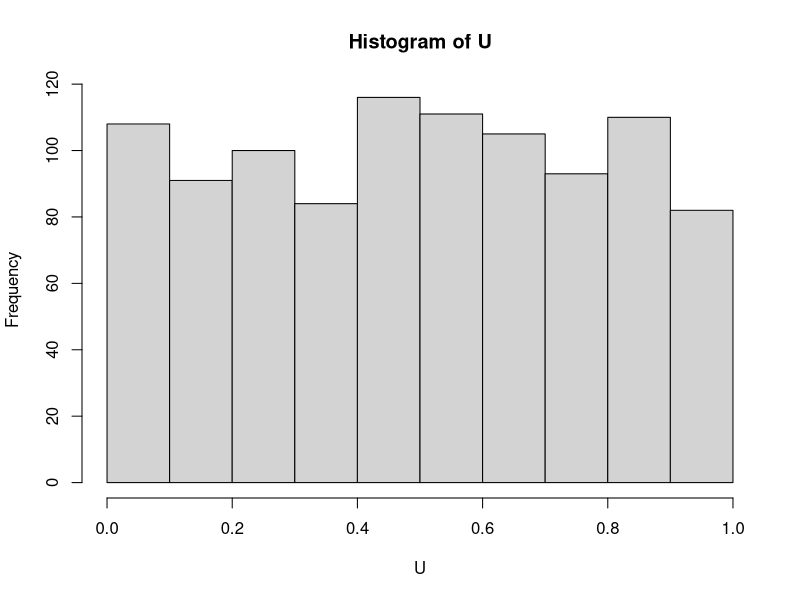
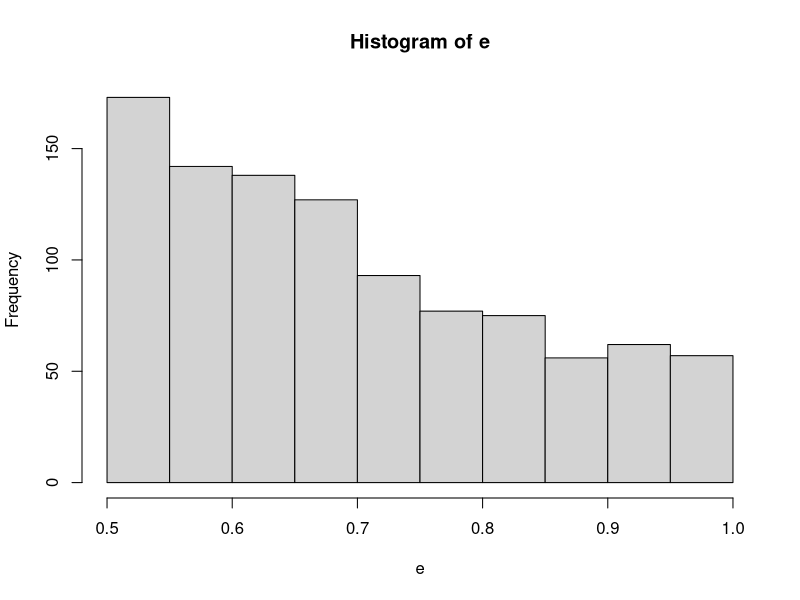

Source code (R) for these figures, in order: (Note: this script raises an error after producing the figures.)
# 1.	Generate 20 pseudorandom numbers using 
# xn =172 xn−1 (mod 30 307), with initial 
# seed x0 =17 218. 
X0 = 17218
x= numeric(20)
x[1] = (172*X0) %% 30307
for(i in 2:20){
  x[i] = (172*x[i-1])%% 30307
}
x
# 2.	Generate 20 pseudorandom numbers using 
# the multiplicative congruential generator 
# with b =	171 and m =32 767 with an initial 
# seed of 2019.  
X0 = 2019
x=numeric(20)
x[1] = (171*X0)%%32767
for(i in 2:20){
  x[i] = (171*x[i-1])%%32767
}
x
# 3.	Use the runif()function (with set.seed(32078))
#   to generate10 pseudorandom numbers from (a) 
# the uniform (0, 1) distribution (b) the uniform 
# (3, 7) distribution (c) the uniform (−2, 2) 
# distribution.
#a. 
set.seed(32078)
runif(10, 0, 1)
#b. 
set.seed(32078)
runif(10, -2, 2)
#c. 
set.seed(32078)
runif(10, 3, 7)
# 4.	Generate 1000 uniform pseudorandom variates
# using the runif() function, assigning them 
# to a vector called U. Use set.seed(19908).
# (a)  Compute the average, variance, and standard 
# deviation of the numbers in U.
set.seed(19908)
U = runif(1000)
mean(U)
var(U)
sd(U)
# (b) Compare your results with the true mean, 
# variance, and standard deviation.
median(U)
# (c)  Compute the proportion of the values of 
# U that are less than 0.6, and compare with 
# the probability that a uniform random variable 
# U is less than 0.6.
sum(U < 0.6)
p = rep(c('0.6', "0.61"), times = c(610, 390))
periodo = 10000
events = replicate(periodo, sample(p, 1))
tab = table(events)
tab
prop.table(tab)
# (d)  Estimate the expected value of 1/(U +	1). 
e = 1/(U+1)
e
# (e)  Construct a histogram of the values of U, 
# and of 1/(U+1).  
hist(U)
hist(e)
# 5.	Simulate 10 000 independent observations on 
# a uniformly distributed random variable on the 
# interval [3.7,5.8]. 

# (a) Estimate the mean, variance, and standard 
# deviation of such a uni- form random variable 
# and compare your estimates with the true values.
a = runif(10000, 3.7, 5.8)
mean(a)
var(a)
sd(a)
b = runif(10000)
mean(b)
var(b)
sd(b)
# (b)  Estimate the probability that such a random 
# variable is greater than 4.0. Compare with the 
# true value.
events = replicate(10000, sample((a>4), 1))
tab = table(events)
tab
prop.table(tab)
# Simulate 10 000 values of a uniform (0, 1) random 
# variable, U1, using runif(), and simulate another 
# set of 10 000 values of a uniform (0, 1)	random 
# variable U2. Assign these vectors to U1 and U2, 
# respectively. Since the values in U1 and U2 are 
# approximately independent, we can view U1 and U2 
# as independent uniform (0, 1) random variables.
# a. Estimate E . Compare with the true value, and 
# compare with an estimate of E[U1]+ E[U2].
u1 = runif(10000, 0, 1)
u2 = runif(10000, 0, 1)
E[u1 + u2]
E[u1] + E[u2]
# b. Estimate Var ) and Var(U1) + Var (U2). Are 
# they equal? Should the true values be equal? 
var(u1+u2)
var(u1) + var(u2)
# c. Estimate P 
events = replicate(10000, sample((u1+u2 <= 1.5), 1))
tab = table(events)
tab
prop.table(tab)
# d. Estimate P(√U1+ √U2)≤1.5.
events = replicate(10000, sample((sqrt(u1)+sqrt(u2) <= 1.5), 1))
tab = table(events)
tab
prop.table(tab)
# 7.Suppose U1, U2 and U3 are independent uniform random variables 
# on the interval (0, 1). Use simulation to estimate the following 
# quantities: 
# a.	E[U1 + U2 + U3]. 
U1 = runif(1000, 0, 1)
U2 = runif(1000, 0, 1)
U3  = runif(1000, 0, 1)
E[U1 + U2 + U3]
# b.	Var(U1 + U2 + U3) and Var(U1) + Var (U2) + Var(U3). 
var(U1 + U2 + U3) 
var(U1) + var (U2) + var(U3)
# c.	E[raiz(u1+u2+u3)]
E[sqrt(U1+U2+U3)]
# d. P[Raiz(u1) + Raiz(u2)+Raiz(u3) >=0.8]  
p[(sqrt(U1) + sqrt(U2) + sqrt(U3)) >=0.8]
events = replicate(10000, sample(((sqrt(U1) + sqrt(U2) + sqrt(U3)) >=0.8), 1))
tab = table(events)
tab
prop.table(tab)
  